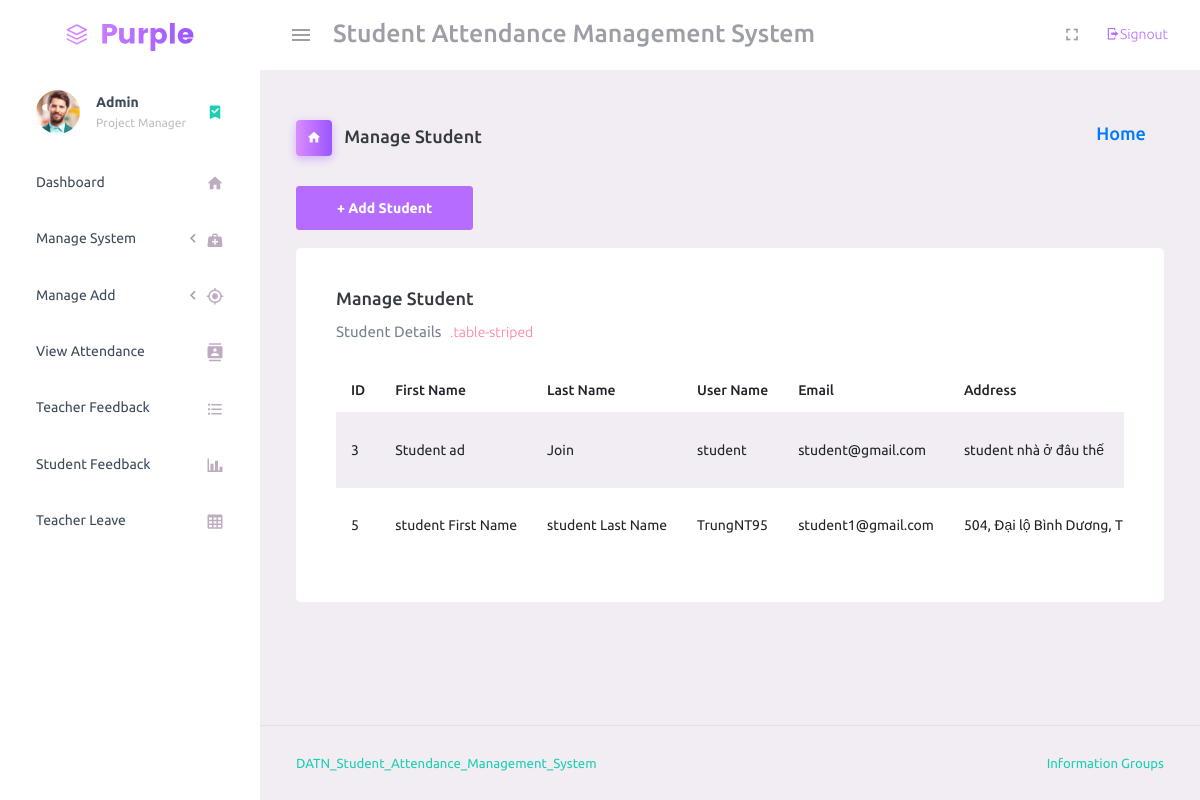
Screenshot of /manage_student/ (signed in) with the database file from the repository.
### student_management_app/models.py (models this page shows)
class Students(models.Model):
    id=models.AutoField(primary_key=True)
    name = models.CharField(max_length=255)
    email = models.CharField(max_length=255)
    password = models.CharField(max_length=255)
    admin=models.OneToOneField(CustomUser,on_delete=models.CASCADE)
    gender=models.CharField(max_length=255)
    profile_pic=models.FileField()
    address=models.TextField()
    course_id=models.ForeignKey(Courses,on_delete=models.DO_NOTHING, default=1)
    session_year_id = models.ForeignKey(SessionYearModel, on_delete=models.DO_NOTHING, default=1)
    created_at=models.DateTimeField(auto_now_add=True)
    updated_at=models.DateTimeField(auto_now_add=True)
    objects = models.Manager()

class CustomUser(AbstractUser):
    user_type_data = ((1, "HOD"), (2, "Teacher"), (3, "Student"))
    user_type = models.CharField(default=1, choices=user_type_data, max_length=10)

### student_management_app/HodViews.py (the view)
# urls.py: path('manage_student/', HodViews.manage_student, name="manage_student"),
def manage_student(request):
    students = Students.objects.all()
    context = {
        "students": students
    }
    return render(request, 'hod_template/manage_student_template.html', context)

### student_management_app/LoginCheckMiddleWare.py (called while the page is built, shortened)
    def process_view(self, request, view_func, view_args, view_kwargs):
        modulename = view_func.__module__
        user = request.user
        if user.is_authenticated:
            if user.user_type == "1":
                if modulename == "student_management_app.HodViews":
                    pass
                elif modulename == "student_management_app.views" or modulename == "django.views.static":
                    pass
                else:
                    return redirect("admin_home")
            else:
                return redirect("login")
        else:
            if request.path == reverse("login") or request.path == reverse("doLogin"):
                pass
            else:
                return redirect("login")

### student_management_app/templates/hod_template/manage_student_template.html (shortened to what this page needs)
{% extends 'hod_template/base_template.html'%}
{% load static %}
{% block page_title %}
Manage Student
{% endblock page_title %}
{% block content %}
    <a class="btn btn-primary" href="{% url 'add_student' %}" role="button">+ Add Student</a> <br/>&nbsp;
    <div class="card">
        <div class="card-body">
        <h4 class="card-title">Manage Student</h4>
        <p class="card-description"> Student Details <code>.table-striped</code>
        </p>
        <div class="card-body table-responsive p-0">
            <table class = "table table-striped table-hover text-nowrap ">
                <thead>
                <tr>
                    <th> ID </th>
                    <th> First Name </th>
                    <th> Last Name </th>
                    <th> User Name </th>
                    <th> Email </th>
                    <th> Address </th>
                </tr>
                </thead>
                <tbody>
                    {% for student in students %}
                    <tr>
                        <td>{{ student.admin.id }}</td>
                        <td>{{ student.admin.first_name }}</td>
                        <td>{{ student.admin.last_name }}</td>
                        <td>{{ student.admin.username }}</td>
                        <td>{{ student.admin.email }}</td>
                        <td>{{ student.address }}</td>
                    </tr>
                    {% endfor %}
                </tbody>
            </table>
        </div>
        </div>
    </div>
{% endblock content %}

### rows the page displays
Students: admin.id "3", admin.first_name "Student ad", admin.last_name "Join", admin.username "student", admin.email "student@gmail.com", address "student nhà ở đâu thế"
Students: admin.id "5", admin.first_name "student First Name", admin.last_name "student Last Name", admin.username "TrungNT95", admin.email "student1@gmail.com", address "504, Đại lộ Bình Dương,…"
